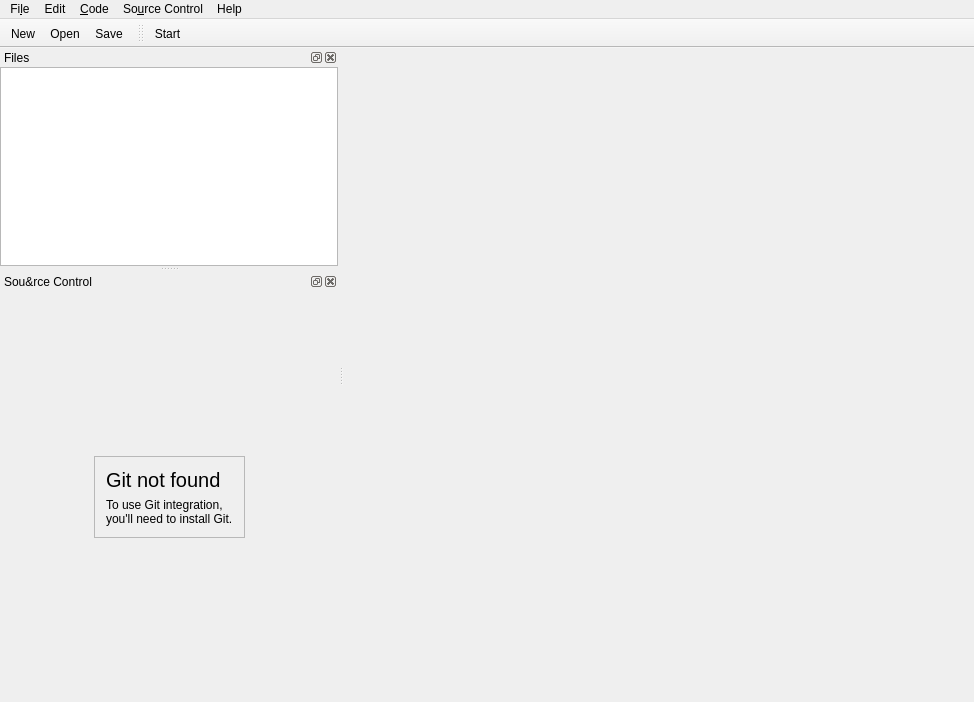
<?xml version="1.0" encoding="UTF-8"?>
<ui version="4.0">
 <class>MainWindow</class>
 <widget class="QMainWindow" name="MainWindow">
  <property name="geometry">
   <rect>
    <x>0</x>
    <y>0</y>
    <width>974</width>
    <height>702</height>
   </rect>
  </property>
  <property name="windowTitle">
   <string>theSlate</string>
  </property>
  <property name="windowIcon">
   <iconset theme="theslate" resource="icons.qrc">
    <normaloff>:/icons/icon.svg</normaloff>:/icons/icon.svg</iconset>
  </property>
  <property name="unifiedTitleAndToolBarOnMac">
   <bool>true</bool>
  </property>
  <widget class="QWidget" name="centralWidget">
   <layout class="QVBoxLayout" name="verticalLayout_3">
    <property name="spacing">
     <number>0</number>
    </property>
    <property name="leftMargin">
     <number>0</number>
    </property>
    <property name="topMargin">
     <number>0</number>
    </property>
    <property name="rightMargin">
     <number>0</number>
    </property>
    <property name="bottomMargin">
     <number>0</number>
    </property>
    <item>
     <widget class="QFrame" name="projectFrame">
      <property name="frameShape">
       <enum>QFrame::NoFrame</enum>
      </property>
      <property name="frameShadow">
       <enum>QFrame::Raised</enum>
      </property>
      <layout class="QVBoxLayout" name="verticalLayout">
       <property name="leftMargin">
        <number>0</number>
       </property>
       <property name="topMargin">
        <number>0</number>
       </property>
       <property name="rightMargin">
        <number>0</number>
       </property>
       <property name="bottomMargin">
        <number>0</number>
       </property>
      </layout>
     </widget>
    </item>
    <item>
     <widget class="QFrame" name="editorFrame">
      <property name="sizePolicy">
       <sizepolicy hsizetype="Preferred" vsizetype="Preferred">
        <horstretch>1</horstretch>
        <verstretch>0</verstretch>
       </sizepolicy>
      </property>
      <layout class="QVBoxLayout" name="verticalLayout_2">
       <property name="spacing">
        <number>0</number>
       </property>
       <property name="leftMargin">
        <number>0</number>
       </property>
       <property name="topMargin">
        <number>0</number>
       </property>
       <property name="rightMargin">
        <number>0</number>
       </property>
       <property name="bottomMargin">
        <number>0</number>
       </property>
       <item>
        <widget class="QFrame" name="tabFrame">
         <property name="frameShape">
          <enum>QFrame::NoFrame</enum>
         </property>
         <property name="frameShadow">
          <enum>QFrame::Raised</enum>
         </property>
         <layout class="QHBoxLayout" name="horizontalLayout">
          <property name="spacing">
           <number>0</number>
          </property>
          <property name="leftMargin">
           <number>0</number>
          </property>
          <property name="topMargin">
           <number>0</number>
          </property>
          <property name="rightMargin">
           <number>0</number>
          </property>
          <property name="bottomMargin">
           <number>0</number>
          </property>
          <item>
           <layout class="QHBoxLayout" name="tabButtons">
            <property name="spacing">
             <number>0</number>
            </property>
           </layout>
          </item>
          <item>
           <widget class="QPushButton" name="closeButton">
            <property name="sizePolicy">
             <sizepolicy hsizetype="Maximum" vsizetype="Fixed">
              <horstretch>0</horstretch>
              <verstretch>0</verstretch>
             </sizepolicy>
            </property>
            <property name="text">
             <string/>
            </property>
            <property name="icon">
             <iconset theme="tab-close" resource="icons.qrc">
              <normaloff>:/icons/tab-close.svg</normaloff>:/icons/tab-close.svg</iconset>
            </property>
            <property name="flat">
             <bool>true</bool>
            </property>
           </widget>
          </item>
         </layout>
        </widget>
       </item>
       <item>
        <widget class="QStackedWidget" name="tabs"/>
       </item>
      </layout>
     </widget>
    </item>
   </layout>
  </widget>
  <widget class="QMenuBar" name="menuBar">
   <property name="geometry">
    <rect>
     <x>0</x>
     <y>0</y>
     <width>974</width>
     <height>20</height>
    </rect>
   </property>
   <property name="nativeMenuBar">
    <bool>true</bool>
   </property>
   <widget class="QMenu" name="menuFile">
    <property name="title">
     <string>Fi&amp;le</string>
    </property>
    <addaction name="actionNew"/>
    <addaction name="actionOpen"/>
    <addaction name="actionSave"/>
    <addaction name="actionSave_All"/>
    <addaction name="separator"/>
    <addaction name="actionPrint"/>
    <addaction name="separator"/>
    <addaction name="actionExit"/>
   </widget>
   <widget class="QMenu" name="menuEdit">
    <property name="title">
     <string>Edit</string>
    </property>
    <addaction name="actionCopy"/>
    <addaction name="actionCut"/>
    <addaction name="actionPaste"/>
    <addaction name="separator"/>
    <addaction name="actionFind_and_Replace"/>
   </widget>
   <widget class="QMenu" name="menuCode">
    <property name="title">
     <string>&amp;Code</string>
    </property>
    <addaction name="actionNo_Highlighting"/>
   </widget>
   <widget class="QMenu" name="menuHelp">
    <property name="title">
     <string>Help</string>
    </property>
    <addaction name="actionAbout"/>
   </widget>
   <widget class="QMenu" name="menuSource_Control">
    <property name="title">
     <string>So&amp;urce Control</string>
    </property>
    <addaction name="actionPush"/>
    <addaction name="actionPull"/>
    <addaction name="separator"/>
    <addaction name="actionFetch"/>
    <addaction name="separator"/>
    <addaction name="actionShowSourceControlWindow"/>
   </widget>
   <addaction name="menuFile"/>
   <addaction name="menuEdit"/>
   <addaction name="menuCode"/>
   <addaction name="menuSource_Control"/>
   <addaction name="menuHelp"/>
  </widget>
  <widget class="QToolBar" name="mainToolBar">
   <property name="movable">
    <bool>false</bool>
   </property>
   <property name="iconSize">
    <size>
     <width>24</width>
     <height>24</height>
    </size>
   </property>
   <attribute name="toolBarArea">
    <enum>TopToolBarArea</enum>
   </attribute>
   <attribute name="toolBarBreak">
    <bool>false</bool>
   </attribute>
   <addaction name="actionNew"/>
   <addaction name="actionOpen"/>
   <addaction name="actionSave"/>
  </widget>
  <widget class="QToolBar" name="toolBar">
   <property name="windowTitle">
    <string>toolBar</string>
   </property>
   <attribute name="toolBarArea">
    <enum>TopToolBarArea</enum>
   </attribute>
   <attribute name="toolBarBreak">
    <bool>false</bool>
   </attribute>
   <addaction name="actionStart"/>
  </widget>
  <widget class="QDockWidget" name="filesDock">
   <property name="windowTitle">
    <string>Files</string>
   </property>
   <attribute name="dockWidgetArea">
    <number>1</number>
   </attribute>
   <widget class="QWidget" name="dockWidgetContents">
    <layout class="QVBoxLayout" name="verticalLayout_4">
     <property name="leftMargin">
      <number>0</number>
     </property>
     <property name="topMargin">
      <number>0</number>
     </property>
     <property name="rightMargin">
      <number>0</number>
     </property>
     <property name="bottomMargin">
      <number>0</number>
     </property>
     <item>
      <widget class="QTreeView" name="projectTree"/>
     </item>
    </layout>
   </widget>
  </widget>
  <widget class="QDockWidget" name="sourceControlDock">
   <property name="windowTitle">
    <string>Sou&amp;rce Control</string>
   </property>
   <attribute name="dockWidgetArea">
    <number>1</number>
   </attribute>
   <widget class="QWidget" name="dockWidgetContents_2">
    <layout class="QVBoxLayout" name="verticalLayout_7">
     <property name="leftMargin">
      <number>0</number>
     </property>
     <property name="topMargin">
      <number>0</number>
     </property>
     <property name="rightMargin">
      <number>0</number>
     </property>
     <property name="bottomMargin">
      <number>0</number>
     </property>
     <item>
      <widget class="QStackedWidget" name="sourceControlPanes">
       <property name="currentIndex">
        <number>3</number>
       </property>
       <widget class="QWidget" name="page">
        <layout class="QVBoxLayout" name="verticalLayout_8">
         <property name="leftMargin">
          <number>0</number>
         </property>
         <property name="topMargin">
          <number>0</number>
         </property>
         <property name="rightMargin">
          <number>0</number>
         </property>
         <property name="bottomMargin">
          <number>0</number>
         </property>
         <item>
          <widget class="QFrame" name="frame_2">
           <property name="frameShape">
            <enum>QFrame::NoFrame</enum>
           </property>
           <property name="frameShadow">
            <enum>QFrame::Raised</enum>
           </property>
           <layout class="QHBoxLayout" name="horizontalLayout_3">
            <property name="leftMargin">
             <number>0</number>
            </property>
            <property name="topMargin">
             <number>0</number>
            </property>
            <property name="rightMargin">
             <number>0</number>
            </property>
            <property name="bottomMargin">
             <number>0</number>
            </property>
            <item>
             <widget class="QLineEdit" name="lineEdit">
              <property name="placeholderText">
               <string>Commit Message</string>
              </property>
             </widget>
            </item>
            <item>
             <widget class="QToolButton" name="commitButton">
              <property name="text">
               <string/>
              </property>
              <property name="icon">
               <iconset theme="commit" resource="icons.qrc">
                <normaloff>:/icons/commit.svg</normaloff>:/icons/commit.svg</iconset>
              </property>
              <property name="autoRaise">
               <bool>true</bool>
              </property>
             </widget>
            </item>
            <item>
             <widget class="QToolButton" name="sourceControlOptionsButton">
              <property name="text">
               <string/>
              </property>
              <property name="popupMode">
               <enum>QToolButton::InstantPopup</enum>
              </property>
              <property name="autoRaise">
               <bool>true</bool>
              </property>
              <property name="arrowType">
               <enum>Qt::DownArrow</enum>
              </property>
             </widget>
            </item>
           </layout>
          </widget>
         </item>
         <item>
          <widget class="QListWidget" name="modifiedChanges"/>
         </item>
        </layout>
       </widget>
       <widget class="QWidget" name="page_2">
        <layout class="QGridLayout" name="gridLayout_2">
         <item row="0" column="1">
          <spacer name="verticalSpacer_2">
           <property name="orientation">
            <enum>Qt::Vertical</enum>
           </property>
           <property name="sizeHint" stdset="0">
            <size>
             <width>20</width>
             <height>136</height>
            </size>
           </property>
          </spacer>
         </item>
         <item row="1" column="0">
          <spacer name="horizontalSpacer_2">
           <property name="orientation">
            <enum>Qt::Horizontal</enum>
           </property>
           <property name="sizeHint" stdset="0">
            <size>
             <width>38</width>
             <height>20</height>
            </size>
           </property>
          </spacer>
         </item>
         <item row="1" column="1">
          <widget class="QFrame" name="frame_3">
           <property name="frameShape">
            <enum>QFrame::StyledPanel</enum>
           </property>
           <property name="frameShadow">
            <enum>QFrame::Raised</enum>
           </property>
           <layout class="QVBoxLayout" name="verticalLayout_9">
            <item>
             <widget class="QLabel" name="label_2">
              <property name="font">
               <font>
                <pointsize>15</pointsize>
               </font>
              </property>
              <property name="text">
               <string>Git Repository not found</string>
              </property>
             </widget>
            </item>
            <item>
             <widget class="QLabel" name="label_4">
              <property name="text">
               <string>Initialize a Git repository?</string>
              </property>
              <property name="wordWrap">
               <bool>true</bool>
              </property>
             </widget>
            </item>
            <item>
             <layout class="QHBoxLayout" name="horizontalLayout_4">
              <property name="bottomMargin">
               <number>0</number>
              </property>
              <item>
               <spacer name="horizontalSpacer_4">
                <property name="orientation">
                 <enum>Qt::Horizontal</enum>
                </property>
                <property name="sizeHint" stdset="0">
                 <size>
                  <width>40</width>
                  <height>20</height>
                 </size>
                </property>
               </spacer>
              </item>
              <item>
               <widget class="QPushButton" name="initGitButton">
                <property name="text">
                 <string>Initialize Git Repository</string>
                </property>
               </widget>
              </item>
             </layout>
            </item>
           </layout>
          </widget>
         </item>
         <item row="1" column="2">
          <spacer name="horizontalSpacer_3">
           <property name="orientation">
            <enum>Qt::Horizontal</enum>
           </property>
           <property name="sizeHint" stdset="0">
            <size>
             <width>38</width>
             <height>20</height>
            </size>
           </property>
          </spacer>
         </item>
         <item row="2" column="1">
          <spacer name="verticalSpacer">
           <property name="orientation">
            <enum>Qt::Vertical</enum>
           </property>
           <property name="sizeHint" stdset="0">
            <size>
             <width>20</width>
             <height>135</height>
            </size>
           </property>
          </spacer>
         </item>
        </layout>
       </widget>
       <widget class="QWidget" name="page_3">
        <layout class="QGridLayout" name="gridLayout">
         <item row="0" column="1">
          <spacer name="verticalSpacer_3">
           <property name="orientation">
            <enum>Qt::Vertical</enum>
           </property>
           <property name="sizeHint" stdset="0">
            <size>
             <width>20</width>
             <height>124</height>
            </size>
           </property>
          </spacer>
         </item>
         <item row="1" column="0">
          <spacer name="horizontalSpacer">
           <property name="orientation">
            <enum>Qt::Horizontal</enum>
           </property>
           <property name="sizeHint" stdset="0">
            <size>
             <width>40</width>
             <height>20</height>
            </size>
           </property>
          </spacer>
         </item>
         <item row="1" column="1">
          <widget class="QFrame" name="frame">
           <property name="frameShape">
            <enum>QFrame::StyledPanel</enum>
           </property>
           <property name="frameShadow">
            <enum>QFrame::Raised</enum>
           </property>
           <layout class="QVBoxLayout" name="verticalLayout_5">
            <item>
             <widget class="QLabel" name="label">
              <property name="font">
               <font>
                <pointsize>15</pointsize>
               </font>
              </property>
              <property name="text">
               <string>Git Integration</string>
              </property>
             </widget>
            </item>
            <item>
             <widget class="QLabel" name="label_3">
              <property name="text">
               <string>Save this file to enable Git integration</string>
              </property>
             </widget>
            </item>
           </layout>
          </widget>
         </item>
         <item row="1" column="2">
          <spacer name="horizontalSpacer_5">
           <property name="orientation">
            <enum>Qt::Horizontal</enum>
           </property>
           <property name="sizeHint" stdset="0">
            <size>
             <width>40</width>
             <height>20</height>
            </size>
           </property>
          </spacer>
         </item>
         <item row="2" column="1">
          <spacer name="verticalSpacer_4">
           <property name="orientation">
            <enum>Qt::Vertical</enum>
           </property>
           <property name="sizeHint" stdset="0">
            <size>
             <width>20</width>
             <height>124</height>
            </size>
           </property>
          </spacer>
         </item>
        </layout>
       </widget>
       <widget class="QWidget" name="page_4">
        <layout class="QGridLayout" name="gridLayout_3">
         <item row="0" column="1">
          <spacer name="verticalSpacer_5">
           <property name="orientation">
            <enum>Qt::Vertical</enum>
           </property>
           <property name="sizeHint" stdset="0">
            <size>
             <width>20</width>
             <height>147</height>
            </size>
           </property>
          </spacer>
         </item>
         <item row="1" column="0">
          <spacer name="horizontalSpacer_6">
           <property name="orientation">
            <enum>Qt::Horizontal</enum>
           </property>
           <property name="sizeHint" stdset="0">
            <size>
             <width>56</width>
             <height>20</height>
            </size>
           </property>
          </spacer>
         </item>
         <item row="1" column="2">
          <spacer name="horizontalSpacer_7">
           <property name="orientation">
            <enum>Qt::Horizontal</enum>
           </property>
           <property name="sizeHint" stdset="0">
            <size>
             <width>56</width>
             <height>20</height>
            </size>
           </property>
          </spacer>
         </item>
         <item row="1" column="1">
          <widget class="QFrame" name="frame_4">
           <property name="frameShape">
            <enum>QFrame::StyledPanel</enum>
           </property>
           <property name="frameShadow">
            <enum>QFrame::Raised</enum>
           </property>
           <layout class="QVBoxLayout" name="verticalLayout_6">
            <item>
             <widget class="QLabel" name="label_5">
              <property name="font">
               <font>
                <pointsize>15</pointsize>
               </font>
              </property>
              <property name="text">
               <string>Git not found</string>
              </property>
             </widget>
            </item>
            <item>
             <widget class="QLabel" name="label_6">
              <property name="text">
               <string>To use Git integration, you'll need to install Git.</string>
              </property>
              <property name="wordWrap">
               <bool>true</bool>
              </property>
             </widget>
            </item>
           </layout>
          </widget>
         </item>
         <item row="2" column="1">
          <spacer name="verticalSpacer_6">
           <property name="orientation">
            <enum>Qt::Vertical</enum>
           </property>
           <property name="sizeHint" stdset="0">
            <size>
             <width>20</width>
             <height>147</height>
            </size>
           </property>
          </spacer>
         </item>
        </layout>
       </widget>
      </widget>
     </item>
    </layout>
   </widget>
  </widget>
  <action name="actionNew">
   <property name="icon">
    <iconset theme="document-new" resource="icons.qrc">
     <normaloff>:/icons/document-new.svg</normaloff>:/icons/document-new.svg</iconset>
   </property>
   <property name="text">
    <string>&amp;New</string>
   </property>
   <property name="toolTip">
    <string>New</string>
   </property>
   <property name="shortcut">
    <string>Ctrl+N</string>
   </property>
  </action>
  <action name="actionSave">
   <property name="icon">
    <iconset theme="document-save" resource="icons.qrc">
     <normaloff>:/icons/document-save.svg</normaloff>:/icons/document-save.svg</iconset>
   </property>
   <property name="text">
    <string>&amp;Save</string>
   </property>
   <property name="toolTip">
    <string>Save</string>
   </property>
   <property name="shortcut">
    <string>Ctrl+S</string>
   </property>
  </action>
  <action name="actionOpen">
   <property name="icon">
    <iconset theme="document-open" resource="icons.qrc">
     <normaloff>:/icons/document-open.svg</normaloff>:/icons/document-open.svg</iconset>
   </property>
   <property name="text">
    <string>&amp;Open</string>
   </property>
   <property name="toolTip">
    <string>Open</string>
   </property>
   <property name="shortcut">
    <string>Ctrl+O</string>
   </property>
  </action>
  <action name="actionExit">
   <property name="icon">
    <iconset theme="application-exit" resource="icons.qrc">
     <normaloff>:/icons/application-exit.svg</normaloff>:/icons/application-exit.svg</iconset>
   </property>
   <property name="text">
    <string>&amp;Exit</string>
   </property>
   <property name="shortcut">
    <string>Ctrl+Q</string>
   </property>
   <property name="menuRole">
    <enum>QAction::QuitRole</enum>
   </property>
  </action>
  <action name="actionCopy">
   <property name="icon">
    <iconset theme="edit-copy" resource="icons.qrc">
     <normaloff>:/icons/edit-copy.svg</normaloff>:/icons/edit-copy.svg</iconset>
   </property>
   <property name="text">
    <string>&amp;Copy</string>
   </property>
   <property name="toolTip">
    <string>Copy</string>
   </property>
   <property name="shortcut">
    <string>Ctrl+C</string>
   </property>
  </action>
  <action name="actionCut">
   <property name="icon">
    <iconset theme="edit-cut" resource="icons.qrc">
     <normaloff>:/icons/edit-cut.svg</normaloff>:/icons/edit-cut.svg</iconset>
   </property>
   <property name="text">
    <string>C&amp;ut</string>
   </property>
   <property name="toolTip">
    <string>Cut</string>
   </property>
   <property name="shortcut">
    <string>Ctrl+X</string>
   </property>
  </action>
  <action name="actionPaste">
   <property name="icon">
    <iconset theme="edit-paste" resource="icons.qrc">
     <normaloff>:/icons/edit-paste.svg</normaloff>:/icons/edit-paste.svg</iconset>
   </property>
   <property name="text">
    <string>&amp;Paste</string>
   </property>
   <property name="toolTip">
    <string>Paste</string>
   </property>
   <property name="shortcut">
    <string>Ctrl+V</string>
   </property>
  </action>
  <action name="actionNo_Highlighting">
   <property name="text">
    <string>&amp;No Highlighting</string>
   </property>
  </action>
  <action name="actionAbout">
   <property name="icon">
    <iconset theme="help-about" resource="icons.qrc">
     <normaloff>:/icons/help-about.svg</normaloff>:/icons/help-about.svg</iconset>
   </property>
   <property name="text">
    <string>&amp;About</string>
   </property>
  </action>
  <action name="actionNew_theSlate_Project">
   <property name="icon">
    <iconset theme="document-new" resource="icons.qrc">
     <normaloff>:/icons/document-new.svg</normaloff>:/icons/document-new.svg</iconset>
   </property>
   <property name="text">
    <string>New theSlate &amp;Project</string>
   </property>
   <property name="shortcut">
    <string>Ctrl+Shift+N</string>
   </property>
  </action>
  <action name="actionPrint">
   <property name="icon">
    <iconset theme="document-print">
     <normaloff>.</normaloff>.</iconset>
   </property>
   <property name="text">
    <string>&amp;Print</string>
   </property>
   <property name="shortcut">
    <string>Ctrl+P</string>
   </property>
  </action>
  <action name="actionNew_File_in_Project">
   <property name="text">
    <string>New File in Project</string>
   </property>
  </action>
  <action name="actionFile_in_Project">
   <property name="icon">
    <iconset theme="document-new" resource="icons.qrc">
     <normaloff>:/icons/document-new.svg</normaloff>:/icons/document-new.svg</iconset>
   </property>
   <property name="text">
    <string>File &amp;in Project</string>
   </property>
  </action>
  <action name="actionPush">
   <property name="text">
    <string>&amp;Push</string>
   </property>
  </action>
  <action name="actionPull">
   <property name="text">
    <string>P&amp;ull</string>
   </property>
  </action>
  <action name="actionFetch">
   <property name="text">
    <string>&amp;Fetch</string>
   </property>
  </action>
  <action name="actionStart">
   <property name="icon">
    <iconset theme="system-run">
     <normaloff>.</normaloff>.</iconset>
   </property>
   <property name="text">
    <string>Start</string>
   </property>
   <property name="shortcut">
    <string>F5</string>
   </property>
  </action>
  <action name="actionSave_All">
   <property name="icon">
    <iconset theme="document-save">
     <normaloff>.</normaloff>.</iconset>
   </property>
   <property name="text">
    <string>Sa&amp;ve All</string>
   </property>
   <property name="shortcut">
    <string>Ctrl+Alt+S</string>
   </property>
  </action>
  <action name="actionContinue">
   <property name="icon">
    <iconset theme="media-playback-start">
     <normaloff>.</normaloff>.</iconset>
   </property>
   <property name="text">
    <string>Continue</string>
   </property>
  </action>
  <action name="actionStep_Into">
   <property name="icon">
    <iconset theme="debug-step-into">
     <normaloff>.</normaloff>.</iconset>
   </property>
   <property name="text">
    <string>Step Into</string>
   </property>
  </action>
  <action name="actionStep_Over">
   <property name="icon">
    <iconset theme="debug-step-over">
     <normaloff>.</normaloff>.</iconset>
   </property>
   <property name="text">
    <string>Step Over</string>
   </property>
  </action>
  <action name="actionStep_Out">
   <property name="icon">
    <iconset theme="debug-step-out">
     <normaloff>.</normaloff>.</iconset>
   </property>
   <property name="text">
    <string>Step Out</string>
   </property>
  </action>
  <action name="actionPause">
   <property name="icon">
    <iconset theme="media-playback-pause">
     <normaloff>.</normaloff>.</iconset>
   </property>
   <property name="text">
    <string>Pause</string>
   </property>
  </action>
  <action name="actionShowSourceControlWindow">
   <property name="checkable">
    <bool>true</bool>
   </property>
   <property name="text">
    <string>Show Source Control Window</string>
   </property>
  </action>
  <action name="actionFind_and_Replace">
   <property name="icon">
    <iconset theme="edit-find-replace" resource="icons.qrc">
     <normaloff>:/icons/edit-find-replace.svg</normaloff>:/icons/edit-find-replace.svg</iconset>
   </property>
   <property name="text">
    <string>Find and Replace...</string>
   </property>
   <property name="shortcut">
    <string>Ctrl+F</string>
   </property>
  </action>
 </widget>
 <layoutdefault spacing="6" margin="11"/>
 <resources>
  <include location="icons.qrc"/>
 </resources>
 <connections/>
</ui>
